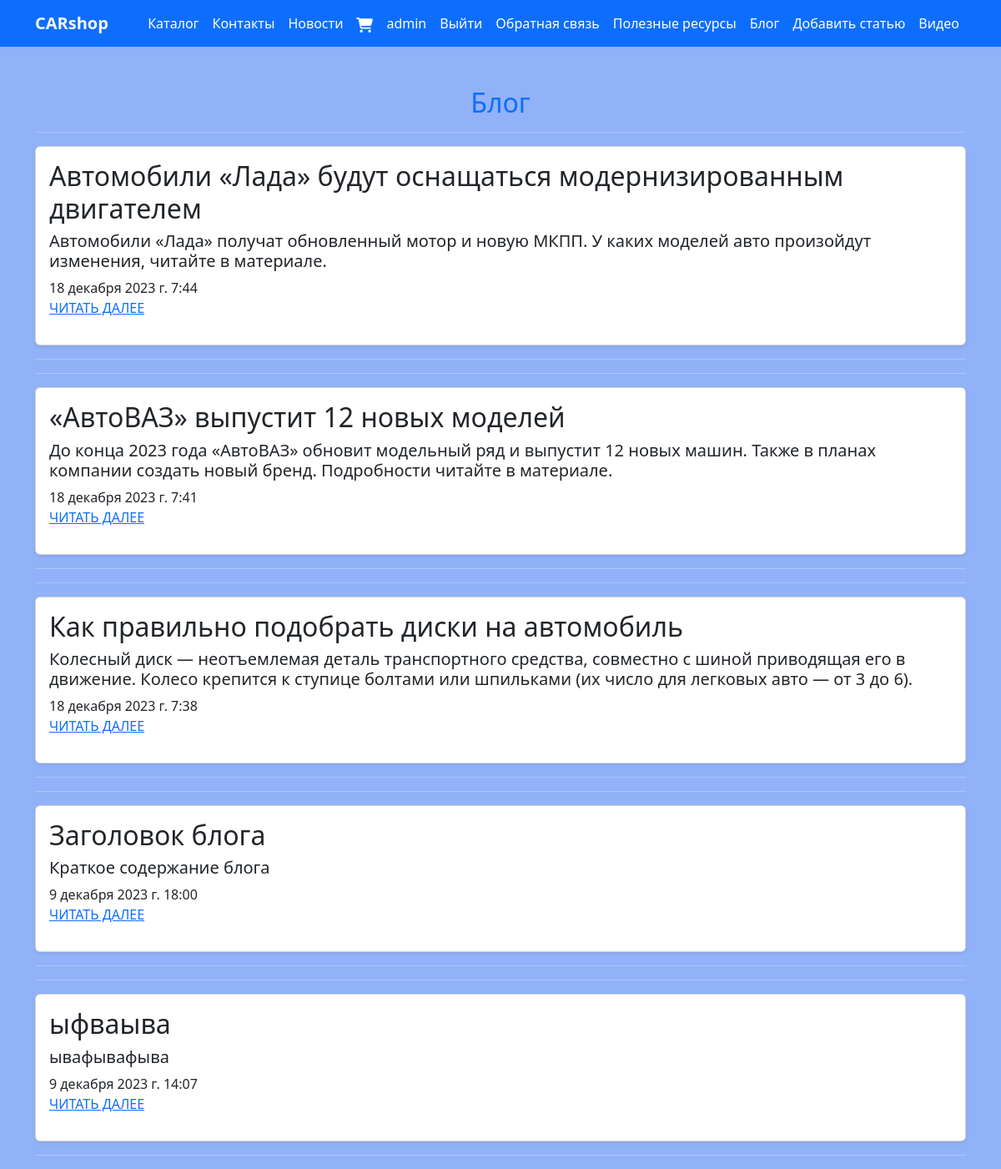
/blog (signed in), run on the app's committed database.
### myapp/models.py (models this page shows, shortened)
class Blog(models.Model):
    title = models.CharField(max_length=100, unique_for_date='posted', verbose_name='Заголовок')
    author = models.ForeignKey(User, null=True, blank=True, on_delete=models.SET_NULL, verbose_name="Автор")
    description = models.TextField(verbose_name='Краткое содержание')
    content = models.TextField(verbose_name='Полное содержание')
    posted = models.DateTimeField(default=datetime.now(), db_index=True, verbose_name='Опубликована')
    image = models.FileField(default="temp.jpg", verbose_name='Путь к картинке')
    class Meta:
        db_table = 'Posts'
        ordering = ['-posted']
        verbose_name = 'статья блога'
        verbose_name_plural = 'статья блога'

### myapp/views.py (the view)
# urls.py: path('blog', views.blog, name="blog"),
def blog(request):
    posts = Blog.objects.all()
    assert isinstance(request, HttpRequest)
    return render(
        request,
        'app/blog.html',
        {
            'title': 'Блог',
            'posts': posts,
            'year': datetime.now().year,
        }
    )

### myapp/templates/app/blog.html
{% extends 'app/layout.html' %}
{% load static %}
{% block content %}
    <h2 class="text-center text-primary mt-5">{{ title }}</h2>
    {% for post in posts %}
        <hr/>
        <div class="col-md-12">
            <div class="card mb-3 shadow-sm">
                <div class="card-body">
                    <h2 class="card-title">{{ post.title }}</h2>
                    <h5 class="card-text fw-normal">{{ post.description }}</h5>
                    <span class="fs-6">{{ post.posted }}</span>
                    <p><a href="{% url 'blogpost' parametr=post.id %}">ЧИТАТЬ ДАЛЕЕ</a></p>
                </div>
            </div>
        </div>
        <hr/>
    {% endfor %}
{% endblock %}

### myapp/templates/app/layout.html (shortened to what this page needs)
<!DOCTYPE html>
{% load static %}
<html lang="ru">
<head>
    <link href="https://cdn.jsdelivr.net/npm/bootstrap@5.3.2/dist/css/bootstrap.min.css" rel="stylesheet"
>
    <link rel="stylesheet" type="text/css" href="{% static 'css/styles.css' %}">
</head>
<body>
<nav class="navbar bg-primary navbar-expand-lg">
    <div class="container">
        <a class="navbar-brand fw-semibold text-light" href={% url 'store' %}>
            CARshop
        <div class="d-flex justify-content-center">
            <div class="collapse navbar-collapse" id="navbarSupportedContent">
                <ul class="navbar-nav me-auto mb-2 mb-lg-0">
                    <li class="nav-item">
                        <a class="nav-link " aria-current="page" href={% url 'catalog' %}>Каталог</a>
                    </li>
                    <li class="nav-item">
                        <a class="nav-link " aria-current="page" href={% url 'contact' %}>Контакты</a>
                    </li>
                    <li class="nav-item dropdown">
                        <a class="nav-link " aria-current="page" href={% url 'news' %}>Новости</a>
                    </li>
                    <li class="nav-item dropdown">
                        <a class="nav-link" aria-current="page" href={% url 'cart' %}>
                            <img src="{% static 'app/cart.svg' %}" alt="cart" width="20" height="20">
                        </a>
                    </li>
                    {% if user.is_authenticated %}
                        <li class="nav-item dropdown">
                            <a class="nav-link " href={% url 'store' %}>{{ user.username }}</a>
                        </li>
                        <li class="nav-item">
                            <a class="nav-link " href="{% url 'logout' %}">Выйти</a>
                        </li>
                    {% endif %}
                    <li class="nav-item">
                        <a class="nav-link " href={% url 'pool' %}>
                            Обратная связь
                        </a>
                    </li>
                <li class="nav-item dropdown ">
                        <a class="nav-link" aria-current="page" href={% url 'resurs' %}>
                            Полезные ресурсы
                        </a>
                    </li>
                    <li class="nav-item dropdown ">
                        <a class="nav-link" aria-current="page" href={% url 'blog' %}>
                            Блог
                        </a>
                    </li>
                    {% if user.is_superuser %}
                        <li class="nav-item dropdown">
                            <a class="nav-link " aria-current="page" href={% url 'newpost' %}>
                                Добавить статью
                        </li>
                    {% endif %}
                <li class="nav-item dropdown">
                        <a class="nav-link " aria-current="page" href={% url 'videopost' %}>
                            Видео
                    </li>
                </ul>
            </div>
        </div>
    </div>
</nav>
<div class="container">
    {% block content %}
    {% endblock %}
</div>
</body>
</html>

### static/css/styles.css (style rules this page uses)
body { font-size: 16px; color: #ffffff; background-color: #91b2f8; }
* { box-sizing: border-box; }
a.nav-link { color: white; }

### data on the page
Blog: title "Автомобили «Лада» будут оснащаться модернизированным двигателем", description "Автомобили «Лада» получат обновленный мотор и новую МКПП. У каких моделей авто произойдут изменения, читайте в материале.", posted "18 декабря 2023 г. 7:44"
Blog: title "«АвтоВАЗ» выпустит 12 новых моделей", description "До конца 2023 года «АвтоВАЗ» обновит модельный ряд и выпустит 12 новых машин. Также в планах компании создать новый бренд. Подробности читайте в материале.", posted "18 декабря 2023 г. 7:41"
Blog: title "Как правильно подобрать диски на автомобиль", description "Колесный диск — неотъемлемая деталь транспортного средства, совместно с шиной приводящая его в движение. Колесо крепится к ступице болтами или шпильками (их число для легковых авто — от 3 до 6).", posted "18 декабря 2023 г. 7:38"
Blog: title "Заголовок блога", description "Краткое содержание блога", posted "9 декабря 2023 г. 18:00"
Blog: title "ыфваыва", description "ывафывафыва", posted "9 декабря 2023 г. 14:07"

### other printed values
{{ user.username }} "admin"
{{ title }} "Блог"
